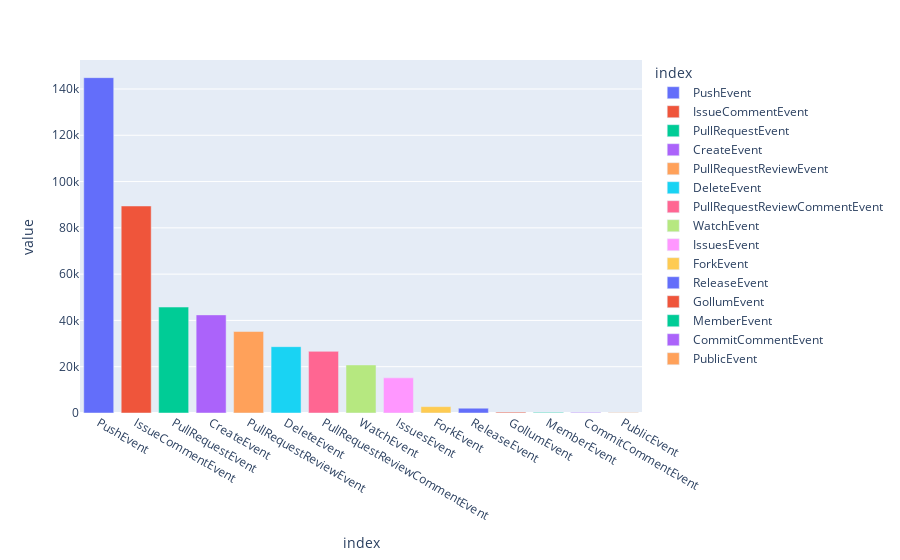

The notebook cell saved with this chart:
### Markdown cell above
## Most common events among known contributors

### Code cell
kc_event_counts = df_known_event_stream.event_type.value_counts()
fig_kec = px.bar(
    data_frame=kc_event_counts.to_frame(),
    color=kc_event_counts.to_frame().index,
)
fig_kec.write_image("knowncontributors_eventcount.jpeg")
fig_kec

### Figure 1 — Plotly figure (JSON) as saved in the notebook; plotly's stock layout.template omitted (floating-point values rounded to 4 significant figures)
{"data": [{"alignmentgroup": "True", "hovertemplate": "index=%{x}<br>value=%{y}<extra></extra>", "legendgroup": "PushEvent", "marker": {"color": "#636efa", "pattern": {"shape": ""}}, "name": "PushEvent", "offsetgroup": "PushEvent", "orientation": "v", "showlegend": true, "textposition": "auto", "type": "bar", "x": ["PushEvent"], "xaxis": "x", "y": [144896], "yaxis": "y"}, {"alignmentgroup": "True", "hovertemplate": "index=%{x}<br>value=%{y}<extra></extra>", "legendgroup": "IssueCommentEvent", "marker": {"color": "#EF553B", "pattern": {"shape": ""}}, "name": "IssueCommentEvent", "offsetgroup": "IssueCommentEvent", "orientation": "v", "showlegend": true, "textposition": "auto", "type": "bar", "x": ["IssueCommentEvent"], "xaxis": "x", "y": [89443], "yaxis": "y"}, {"alignmentgroup": "True", "hovertemplate": "index=%{x}<br>value=%{y}<extra></extra>", "legendgroup": "PullRequestEvent", "marker": {"color": "#00cc96", "pattern": {"shape": ""}}, "name": "PullRequestEvent", "offsetgroup": "PullRequestEvent", "orientation": "v", "showlegend": true, "textposition": "auto", "type": "bar", "x": ["PullRequestEvent"], "xaxis": "x", "y": [45773], "yaxis": "y"}, {"alignmentgroup": "True", "hovertemplate": "index=%{x}<br>value=%{y}<extra></extra>", "legendgroup": "CreateEvent", "marker": {"color": "#ab63fa", "pattern": {"shape": ""}}, "name": "CreateEvent", "offsetgroup": "CreateEvent", "orientation": "v", "showlegend": true, "textposition": "auto", "type": "bar", "x": ["CreateEvent"], "xaxis": "x", "y": [42392], "yaxis": "y"}, {"alignmentgroup": "True", "hovertemplate": "index=%{x}<br>value=%{y}<extra></extra>", "legendgroup": "PullRequestReviewEvent", "marker": {"color": "#FFA15A", "pattern": {"shape": ""}}, "name": "PullRequestReviewEvent", "offsetgroup": "PullRequestReviewEvent", "orientation": "v", "showlegend": true, "textposition": "auto", "type": "bar", "x": ["PullRequestReviewEvent"], "xaxis": "x", "y": [35200], "yaxis": "y"}, {"alignmentgroup": "True", "hovertemplate": "index=%{x}<br>value=%{y}<extra></extra>", "legendgroup": "DeleteEvent", "marker": {"color": "#19d3f3", "pattern": {"shape": ""}}, "name": "DeleteEvent", "offsetgroup": "DeleteEvent", "orientation": "v", "showlegend": true, "textposition": "auto", "type": "bar", "x": ["DeleteEvent"], "xaxis": "x", "y": [28665], "yaxis": "y"}, {"alignmentgroup": "True", "hovertemplate": "index=%{x}<br>value=%{y}<extra></extra>", "legendgroup": "PullRequestReviewCommentEvent", "marker": {"color": "#FF6692", "pattern": {"shape": ""}}, "name": "PullRequestReviewCommentEvent", "offsetgroup": "PullRequestReviewCommentEvent", "orientation": "v", "showlegend": true, "textposition": "auto", "type": "bar", "x": ["PullRequestReviewCommentEvent"], "xaxis": "x", "y": [26634], "yaxis": "y"}, {"alignmentgroup": "True", "hovertemplate": "index=%{x}<br>value=%{y}<extra></extra>", "legendgroup": "WatchEvent", "marker": {"color": "#B6E880", "pattern": {"shape": ""}}, "name": "WatchEvent", "offsetgroup": "WatchEvent", "orientation": "v", "showlegend": true, "textposition": "auto", "type": "bar", "x": ["WatchEvent"], "xaxis": "x", "y": [20762], "yaxis": "y"}, {"alignmentgroup": "True", "hovertemplate": "index=%{x}<br>value=%{y}<extra></extra>", "legendgroup": "IssuesEvent", "marker": {"color": "#FF97FF", "pattern": {"shape": ""}}, "name": "IssuesEvent", "offsetgroup": "IssuesEvent", "orientation": "v", "showlegend": true, "textposition": "auto", "type": "bar", "x": ["IssuesEvent"], "xaxis": "x", "y": [15182], "yaxis": "y"}, {"alignmentgroup": "True", "hovertemplate": "index=%{x}<br>value=%{y}<extra></extra>", "legendgroup": "ForkEvent", "marker": {"color": "#FECB52", "pattern": {"shape": ""}}, "name": "ForkEvent", "offsetgroup": "ForkEvent", "orientation": "v", "showlegend": true, "textposition": "auto", "type": "bar", "x": ["ForkEvent"], "xaxis": "x", "y": [2758], "yaxis": "y"}, {"alignmentgroup": "True", "hovertemplate": "index=%{x}<br>value=%{y}<extra></extra>", "legendgroup": "ReleaseEvent", "marker": {"color": "#636efa", "pattern": {"shape": ""}}, "name": "ReleaseEvent", "offsetgroup": "ReleaseEvent", "orientation": "v", "showlegend": true, "textposition": "auto", "type": "bar", "x": ["ReleaseEvent"], "xaxis": "x", "y": [2064], "yaxis": "y"}, {"alignmentgroup": "True", "hovertemplate": "index=%{x}<br>value=%{y}<extra></extra>", "legendgroup": "GollumEvent", "marker": {"color": "#EF553B", "pattern": {"shape": ""}}, "name": "GollumEvent", "offsetgroup": "GollumEvent", "orientation": "v", "showlegend": true, "textposition": "auto", "type": "bar", "x": ["GollumEvent"], "xaxis": "x", "y": [367], "yaxis": "y"}, {"alignmentgroup": "True", "hovertemplate": "index=%{x}<br>value=%{y}<extra></extra>", "legendgroup": "MemberEvent", "marker": {"color": "#00cc96", "pattern": {"shape": ""}}, "name": "MemberEvent", "offsetgroup": "MemberEvent", "orientation": "v", "showlegend": true, "textposition": "auto", "type": "bar", "x": ["MemberEvent"], "xaxis": "x", "y": [271], "yaxis": "y"}, {"alignmentgroup": "True", "hovertemplate": "index=%{x}<br>value=%{y}<extra></extra>", "legendgroup": "CommitCommentEvent", "marker": {"color": "#ab63fa", "pattern": {"shape": ""}}, "name": "CommitCommentEvent", "offsetgroup": "CommitCommentEvent", "orientation": "v", "showlegend": true, "textposition": "auto", "type": "bar", "x": ["CommitCommentEvent"], "xaxis": "x", "y": [270], "yaxis": "y"}, {"alignmentgroup": "True", "hovertemplate": "index=%{x}<br>value=%{y}<extra></extra>", "legendgroup": "PublicEvent", "marker": {"color": "#FFA15A", "pattern": {"shape": ""}}, "name": "PublicEvent", "offsetgroup": "PublicEvent", "orientation": "v", "showlegend": true, "textposition": "auto", "type": "bar", "x": ["PublicEvent"], "xaxis": "x", "y": [173], "yaxis": "y"}], "layout": {"barmode": "relative", "legend": {"title": {"text": "index"}, "tracegroupgap": 0}, "margin": {"t": 60}, "xaxis": {"anchor": "y", "categoryarray": ["PushEvent", "IssueCommentEvent", "PullRequestEvent", "CreateEvent", "PullRequestReviewEvent", "DeleteEvent", "PullRequestReviewCommentEvent", "WatchEvent", "IssuesEvent", "ForkEvent", "ReleaseEvent", "GollumEvent", "MemberEvent", "CommitCommentEvent", "PublicEvent"], "categoryorder": "array", "domain": [0, 1], "title": {"text": "index"}}, "yaxis": {"anchor": "x", "domain": [0, 1], "title": {"text": "value"}}}}
